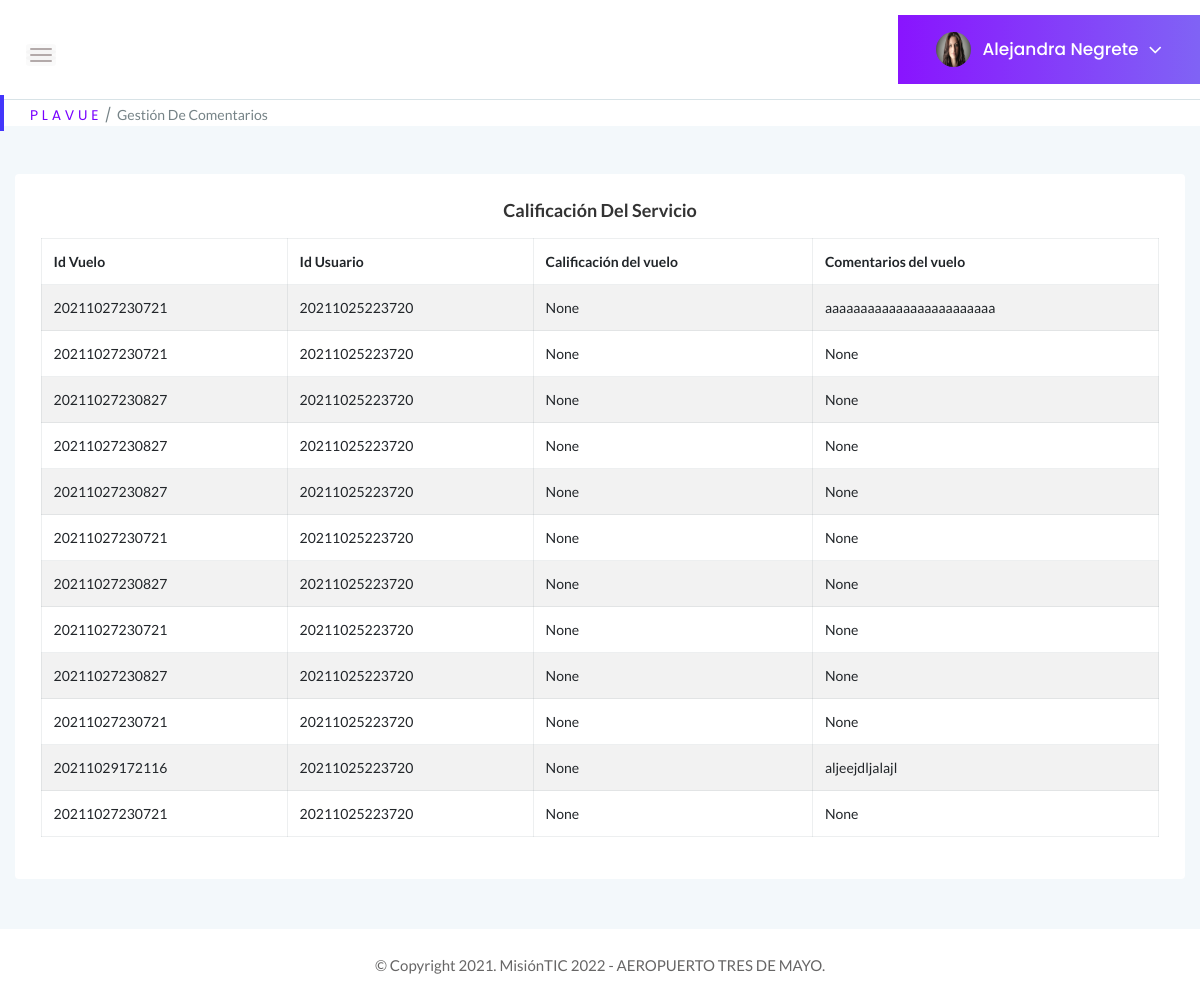
Page /GestionComentarios (signed in) on the committed database.
### tables this page shows
CREATE TABLE Usuarios (Id_usuario BIGINT PRIMARY KEY, Documento BIGINT UNIQUE, tipoDocumento INTEGER REFERENCES tipo_documento (id_documento) ON DELETE RESTRICT ON UPDATE RESTRICT MATCH SIMPLE, contraseña VARCHAR NOT NULL, tipoPerfil INTEGER REFERENCES Perfil (Id_perfil) ON DELETE RESTRICT ON UPDATE RESTRICT, estadoUsuario INTEGER REFERENCES Estado (Id_estado) ON DELETE RESTRICT ON UPDATE RESTRICT, Nombre VARCHAR (100) NOT NULL, correo VARCHAR (100) UNIQUE NOT NULL, fechaNacimiento DATE, sexo INTEGER REFERENCES Genero (Id_genero) ON DELETE RESTRICT ON UPDATE RESTRICT, Celular BIGINT, nacionalidad INTEGER REFERENCES Nacionalidad (Id_pais) ON DELETE RESTRICT ON UPDATE RESTRICT, nombreContacto VARCHAR (100), numeroContacto BIGINT);

CREATE TABLE Pasajeros (Id_pasajero BIGINT PRIMARY KEY UNIQUE, Id_usuario BIGINT REFERENCES Usuarios (Id_usuario) ON DELETE RESTRICT ON UPDATE RESTRICT, Id_vuelos BIGINT REFERENCES Vuelos (Id_vuelo) ON DELETE RESTRICT ON UPDATE RESTRICT, Comentarios VARCHAR, Calificacion VARCHAR, Silla VARCHAR);

### app.py (the view)
@app.route("/GestionComentarios", methods=["GET"])
def Gestion_Comentarios():
    if "usuario" in session:
        if request.method == "GET":
            try:
                with sqlite3.connect("Plavue.db") as con:
                    con.row_factory = sqlite3.Row
                    cur = con.cursor()
                    cur.execute("SELECT * FROM Usuarios WHERE correo = ?", [session["usuario"]])
                    query = cur.fetchone()
                with sqlite3.connect("Plavue.db") as con1:
                    con1.row_factory = sqlite3.Row
                    cur = con1.cursor()
                    cur.execute("SELECT * FROM Pasajeros")
                    query2 = cur.fetchall()
                    if query is None:
                        return "Usuario no existe!"
                return render_template("GestionComentarios.html", perfil = query, tabla = query2 )
            except Error as er:
                print('SQLite error: %s' % (' '.join(er.args)))
                print('SQLite traceback: ')
    return render_template("Login.html")

### templates/GestionComentarios.html (shortened to what this page needs)
<!doctype html>
<html class="no-js" lang="es">
<head>
    <link rel="stylesheet" href="{{ url_for('static', filename='css/bootstrap.min.css') }}">
    <link rel="stylesheet" href="{{ url_for('static', filename='css/font-awesome.min.css') }}">
    <link rel="stylesheet" href="{{ url_for('static', filename='css/themify-icons.css') }}">
    <link rel="stylesheet" href="{{ url_for('static', filename='css/metisMenu.css') }}">
    <link rel="stylesheet" href="{{ url_for('static', filename='css/owl.carousel.min.css') }}">
    <link rel="stylesheet" href="{{ url_for('static', filename='css/slicknav.min.css') }}">
    <link rel="stylesheet" href="https://www.amcharts.com/lib/3/plugins/export/export.css" type="text/css" media="all" />
    <link rel="stylesheet" type="text/css" href="{{ url_for('static', filename='css/tables/jquery.dataTables.css') }}">
    <link rel="stylesheet" type="text/css" href="{{ url_for('static', filename='css/tables/dataTables.bootstrap4.min.css') }}">
    <link rel="stylesheet" type="text/css" href="{{ url_for('static', filename='css/tables/responsive.bootstrap.min.css') }}">
    <link rel="stylesheet" type="text/css" href="{{ url_for('static', filename='css/tables/responsive.jqueryui.min.css') }}">
    <link rel="stylesheet" href="{{ url_for('static', filename='css/typography.css') }}">
    <link rel="stylesheet" href="{{ url_for('static', filename='css/default-css.css') }}">
    <link rel="stylesheet" href="{{ url_for('static', filename='css/styles.css') }}">
    <link rel="stylesheet" href="{{ url_for('static', filename='css/responsive.css') }}">
    <link rel="stylesheet" href="{{ url_for('static', filename='js/vendor/select2.css') }}">
</head>
<body>
    <div class="page-container">
        <div class="main-content">
            <div class="header-area">
                <div class="row align-items-center">
                    <div class="col-md-6 col-sm-8 clearfix">
                        <div class="nav-btn pull-left">
                            <span></span>
                            <span></span>
                            <span></span>
                        </div>
                    </div>
                    <div class="col-sm-6 clearfix">
                        <div class="user-profile pull-right">
                            <img class="avatar user-thumb" src="static/images/icon/admin.jpg" alt="avatar">
                            <h4 class="user-name dropdown-toggle" data-toggle="dropdown">{{perfil[6]}}<i class="fa fa-angle-down"></i></h4>
                        </div>
                    </div>
                </div>
            </div>
            <div class="page-title-area">
                <div class="row align-items-center">
                    <div class="col-sm-12">
                        <div class="breadcrumbs-area clearfix">
                            <ul class="breadcrumbs pull-left">
                                <li><a href="../perfiladmin">P L A V U E</a></li>
                                <li><span>Gestión de Comentarios</span></li>
                            </ul>
                        </div>
                    </div>
                </div>
            </div>
            <div class="body main-content-inner">
                <div class="row">
                    <div class="col-12 mt-5">
                        <div class="card">
                            <div class="card-body">
                                <h4 class="header-title" align="center">Calificación del servicio</h4>
                                <section class="panel">
                                    <div class="panel-body">
                                        <table class="table table-bordered table-striped mb-none" id="datatable-tabletools" data-swf-path="assets/vendor/jquery-datatables/extras/TableTools/swf/copy_csv_xls_pdf.swf">
                                            <thead>
                                                <tr>
                                                    <th>Id Vuelo</th>
                                                    <th>Id Usuario</th>
                                                    <th>Calificación del vuelo</th>
                                                    <th>Comentarios del vuelo</th>
                                                </tr>
                                            </thead>
                                            <tbody>
                                                {% for r in tabla %}
                                                <tr class="gradeX">
                                                    <td>{{r ["Id_vuelos"]}}</td>
                                                    <td>{{r ["Id_usuario"]}}</td>
                                                    <td>{{r ["Calificacion"]}}</td>
                                                    <td>{{r ["Comentarios"]}}</td>
                                                </tr>
                                                {% endfor %}
                                            </tbody>
                                        </table>
                                    </div>
                            </div>
                        </div>
                    </div>
                </div>
            </div>
        </div>
        <footer>
            <div class="footer-area">
                <p>© Copyright 2021. MisiónTIC 2022 - AEROPUERTO TRES DE MAYO.</p>
            </div>
        </footer>
    </div>
</body>
</html>

### static/css/styles.css (style rules this page uses)
.page-container { width: 100%; height: 100%; min-height: 100vh; padding-left: 280px; -webkit-transition: padding-left 0.3s ease 0s; transition: padding-left 0.3s ease 0s; }
.sbar_collapsed.page-container { padding-left: 0; }
.card { border: none; border-radius: 4px; background-color: #fff; -webkit-transition: all 0.3s ease 0s; transition: all 0.3s ease 0s; }
.card-body { padding: 25.6px; padding: 1.6rem; }
.main-content { width: 100%; background: #F3F8FB; }
.main-content-inner { padding: 0 30px 50px; }
.header-area { padding: 15px 30px; background: #fff; border-bottom: 1px solid #d8e3e7; }
.nav-btn { margin: 10px 30px 0 0; cursor: pointer; }
.nav-btn span { display: block; width: 22px; height: 2px; background: #b3aaaa; margin: 4px 0; border-radius: 15px; -webkit-transition: all 0.3s ease 0s; transition: all 0.3s ease 0s; box-shadow: 0 0 0 4px rgba(99, 96, 96, 0.03); }
.nav-btn span:nth-child(2) { opacity: 0; }
.nav-btn span:first-child { -webkit-transform: rotate(45deg)translate(5px, 5px); transform: rotate(45deg)translate(5px, 5px); }
.nav-btn span:last-child { -webkit-transform: rotate(-45deg)translate(3px, -3px); transform: rotate(-45deg)translate(3px, -3px); }
.sbar_collapsed .nav-btn span { transform: none; opacity: 1; }
.page-title-area { padding: 0 30px; background: #fff; position: relative; }
.page-title-area:before { content: ''; position: absolute; left: 0; top: 50%; width: 4px; height: 36px; background: var(--primary-color); -webkit-transform: translateY(-50%); transform: translateY(-50%); }
ul.breadcrumbs { margin-top: 4px; }
.breadcrumbs li { display: inline-block; }
.breadcrumbs li a, .breadcrumbs li span { display: block; font-size: 14px; font-weight: 400; color: #7801ff; letter-spacing: 0; margin-right: 16px; position: relative; }
.breadcrumbs li a:before { content: '/'; color: #768387; position: absolute; right: -13px; top: 0; }
.breadcrumbs li span { margin-right: 0; color: #768387; text-transform: capitalize; }
.user-profile { margin-right: -30px; display: -webkit-box; display: -ms-flexbox; display: flex; -webkit-box-align: center; -ms-flex-align: center; align-items: center; -ms-flex-wrap: wrap; flex-wrap: wrap; background: -webkit-linear-gradient(left, #8914fe 0%, #8063f5 100%); background: linear-gradient(to right, #8914fe 0%, #8063f5 100%); padding: 17px 38px; position: relative; }
.user-profile img.avatar { height: 35px; width: 35px; border-radius: 50%; margin-right: 12px; }
.user-name { font-size: 17px; font-weight: 500; color: #fff; letter-spacing: 0; cursor: pointer; -webkit-user-select: none; -moz-user-select: none; -ms-user-select: none; user-select: none; }
.user-name i { margin-left: 10px; font-size: 21px; vertical-align: middle; position: relative; }
.notification-area .dropdown-toggle, .user-name.dropdown-toggle { position: relative; }
.notification-area .dropdown-toggle:after, .user-name.dropdown-toggle:after { display: none; }
.header-title { font-family: 'Lato', sans-serif; font-size: 18px; font-weight: 600; letter-spacing: 0; color: #333; text-transform: capitalize; margin-bottom: 17px; }
.footer-area { text-align: center; padding: 23px 0 19px; background: #fff; }
.footer-area p { color: #676666; margin-bottom: 0; }
table tr th { border-bottom: none; }
table tr th, table tr td { border-top: 1px solid rgba(120, 130, 140, 0.13) !important; }
.table-bordered td, .table-bordered th { border: 1px solid rgba(120, 130, 140, 0.13) !important; }

### rows in the picture
Usuarios: Nombre "Alejandra Negrete"
Pasajeros: Id_vuelos "20211027230721", Id_usuario "20211025223720", r "None", Comentarios "aaaaaaaaaaaaaaaaaaaaaaaa"
Pasajeros: Id_vuelos "20211027230721", Id_usuario "20211025223720", r "None"
Pasajeros: Id_vuelos "20211027230827", Id_usuario "20211025223720", r "None"
Pasajeros: Id_vuelos "20211027230827", Id_usuario "20211025223720", r "None"
Pasajeros: Id_vuelos "20211027230827", Id_usuario "20211025223720", r "None"
Pasajeros: Id_vuelos "20211027230721", Id_usuario "20211025223720", r "None"
Pasajeros: Id_vuelos "20211027230827", Id_usuario "20211025223720", r "None"
Pasajeros: Id_vuelos "20211027230721", Id_usuario "20211025223720", r "None"
Pasajeros: Id_vuelos "20211027230827", Id_usuario "20211025223720", r "None"
Pasajeros: Id_vuelos "20211027230721", Id_usuario "20211025223720", r "None"
Pasajeros: Id_vuelos "20211029172116", Id_usuario "20211025223720", r "None", Comentarios "aljeejdljalajl"
Pasajeros: Id_vuelos "20211027230721", Id_usuario "20211025223720", r "None"
